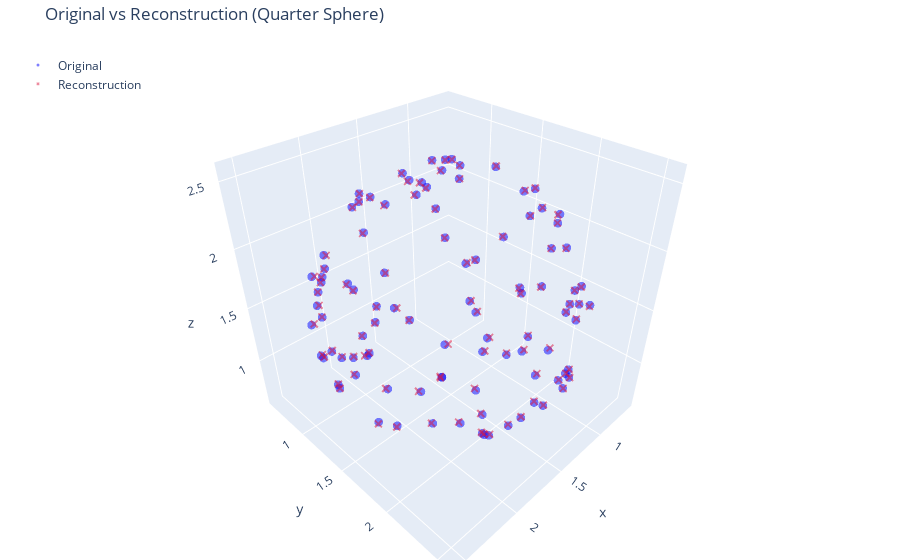

The notebook cell saved with this chart:
### Code cell
# Create traces
trace_original = go.Scatter3d(
    x=test_data[:, 0],
    y=test_data[:, 1],
    z=test_data[:, 2],
    mode='markers',
    name='Original',
    marker=dict(size=3, color='blue', opacity=0.5)
)

trace_recon = go.Scatter3d(
    x=recon[:, 0],
    y=recon[:, 1],
    z=recon[:, 2],
    mode='markers',
    name='Reconstruction',
    marker=dict(size=3, color='crimson', symbol='x', opacity=0.5)
)

# Combine and plot
fig = go.Figure(data=[trace_original, trace_recon])
fig.update_layout(
    title="Original vs Reconstruction (Quarter Sphere)",
    scene=dict(
        xaxis_title='x',
        yaxis_title='y',
        zaxis_title='z'
    ),
    legend=dict(x=0.02, y=0.98),
    margin=dict(l=0, r=0, b=0, t=40)
)

fig.show()
